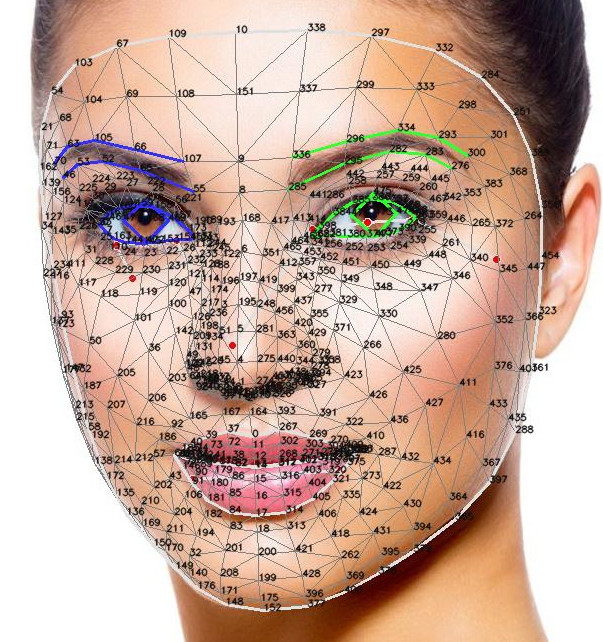
#> input picture CODE/FaceClustering/Landmarks_as_embeddings/doc_images/mediapipe_landmarks.jpg, 603 x 642 px, found by its file name
$ jupyter execute '01 - Iris_simple_example.ipynb'   (older library calls are emulated)
#> lines starting #> are read from the running program, lines starting #| are printed output that depends on the picture; after the words box and inside, x2 and y2 are one past the last pixel; in counts of white or black regions, pixels touching at a corner belong together; long printed decimals are rounded
[cell 1]
import cv2
import matplotlib.pyplot as plt
from google.colab import files
from IPython.display import display
from google.colab.patches import cv2_imshow
import numpy as np
import matplotlib.pyplot as plt
from scipy.ndimage import map_coordinates
from scipy.signal import convolve2d

[cell 2]
print("Incarcati o imagine de test")
uploaded_test_image = files.upload()  # Allows user to upload a file
#> the answer given: mediapipe_landmarks.jpg
# Get the first uploaded file
uploaded_test_image_path = list(uploaded_test_image.keys())[0]

[cell 3]
img = cv2.imread(uploaded_test_image_path, cv2.IMREAD_GRAYSCALE)
#> img: shape (642, 603); min 0, max 255, mean 179.1
cv2_imshow(img)
print("Original eye image")

[cell 4]
blurred = cv2.GaussianBlur(img, (7, 7), 0)
cv2_imshow(blurred)

## Aplicam detectia muchiilor

Folosim metoda Canny care ofera o imagine cu mai putin zgomot

În metoda de detecție a marginilor Canny, procesul de detectare se bazează pe calculul gradientului imaginii, care reflectă schimbările de intensitate la nivelul pixelilor. Gradientul măsoară viteza cu care se schimbă luminozitatea unui pixel față de cei din jurul său, iar marginile sunt acele zone unde schimbările de intensitate sunt mari. Algoritmul Canny folosește două praguri pentru a diferenția marginile clare de cele mai puțin evidente.

Primul parametru, pragul inferior, se referă la valoarea minimă a gradientului care este considerată o margine posibilă. Pixeii care au valori ale gradientului mai mici decât acest prag sunt respinși și nu sunt considerați margini, indiferent de conexiunile lor cu alți pixeli. Al doilea parametru, pragul superior, stabilește valoarea maximă a gradientului pentru care un pixel este considerat o margine certă. Pixeii cu valori mai mari decât acest prag sunt direct considerați margini clare. Cei cu valori între cele două praguri vor fi considerați margini doar dacă sunt conectați la pixeii care au valori mai mari decât pragul superior. Acest sistem permite algoritmului să fie mai precis, diferențiind marginile puternice de cele mai subtile.

[cell 5]
edges = cv2.Canny(blurred, 50, 200)
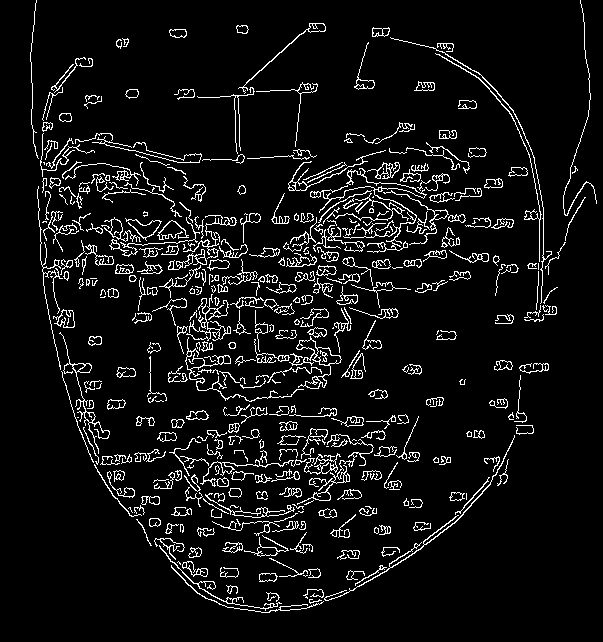
#> edges: shape (642, 603); 7% white in thin lines or dots, all inside (x1, y1, x2, y2) = (30, 0, 597, 613)
cv2_imshow(edges)

[cell 6]
sobel_x = cv2.Sobel(blurred, cv2.CV_64F, 1, 0, ksize=3)
sobel_y = cv2.Sobel(blurred, cv2.CV_64F, 0, 1, ksize=3)
sobel_edges = cv2.magnitude(sobel_x, sobel_y)
sobel_edges = cv2.convertScaleAbs(sobel_edges)
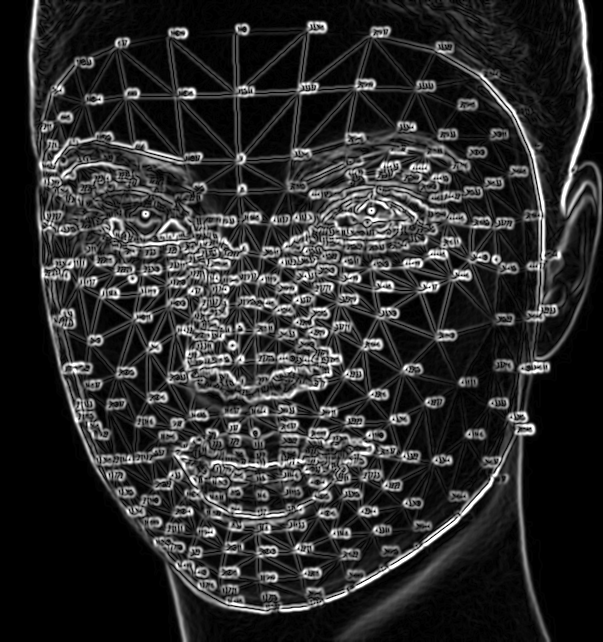
#> sobel_edges: shape (642, 603); min 0, max 255, mean 44.6
cv2_imshow(sobel_edges)

**blurred**: Imaginea de intrare care a fost aplicată unui filtru de estompare (de obicei, folosind cv2.GaussianBlur), pentru a reduce zgomotul și a îmbunătăți performanța detectării cercurilor.

**cv2.HOUGH_GRADIENT**: Aceasta este metoda de detecție folosită pentru a aplica transformata Hough la imagine. cv2.HOUGH_GRADIENT este algoritmul clasic bazat pe gradient care este utilizat pentru detectarea cercurilor. Aceasta este metoda cea mai des folosită și oferă rezultate bune pentru imagini cu zgomot redus.

**dp=1.5**: Parametrul dp reprezintă raportul de rezoluție. Acesta este un factor de scalare a imaginii pentru a aplica transformata Hough. Cu cât valoarea este mai mare, cu atât imaginea va fi mai mică la transformarea Hough. Dacă valoarea este setată la 1.5, aceasta înseamnă că dimensiunea imaginii va fi redusă de 1.5 ori în timpul procesării.

**minDist=blurred.shape[0] / 8**: minDist reprezintă distanța minimă permisă între centrele cercurilor detectate. Acest parametru ajută la evitarea detectării a cercurilor foarte apropiate între ele. Valoarea este setată la 1/8 din înălțimea imaginii (blurred.shape[0]), ceea ce asigură o distanță corespunzătoare între cercuri pentru a preveni detectarea de cercuri foarte apropiate.

**param1=100:** param1 este pragul superior folosit de detecția de margini pentru a detecta cercuri (în cazul în care folosim metoda Hough Gradient). Acesta este un prag de sensibilitate pentru detecția marginii și poate influența precizia detecției. Valori mai mari vor face ca doar marginile mai puternice să fie luate în considerare.

**param2=30:** param2 reprezintă pragul pentru detectarea centrului cercului. Este folosit pentru a filtra cercurile candidate și pentru a determina dacă un cerc detectat este valid sau nu. Cu cât valoarea este mai mică, cu atât vor fi detectate mai multe cercuri, inclusiv cele care nu sunt chiar cercuri perfecte.

**minRadius=20:** minRadius este raza minimă acceptată pentru cercuri. Acesta definește dimensiunea minimă a cercurilor care vor fi detectate. Dacă cercurile detectate au un diametru mai mic decât acest parametru, vor fi ignorate.

**maxRadius=80:** maxRadius este raza maximă acceptată pentru cercuri. Acesta definește dimensiunea maximă a cercurilor care vor fi detectate. Dacă cercurile detectate au un diametru mai mare decât acest parametru, vor fi ignorate.

[cell 7]
circles = cv2.HoughCircles(
    blurred,
    cv2.HOUGH_GRADIENT,
    dp=1.5,
    minDist=20,
    param1=230,
    param2=40,
    minRadius=20,
    maxRadius=150
)
#> circles = 273 rows, first 8: [228.8, 401.2, 149.1], [228.8, 371.2, 149.1], [354.8, 413.2, 147.5], [278.2, 483.8, 129.4], [203.2, 404.2, 124.4], [186.8, 357.8, 124.4], [332.2, 312.8, 127.7], [372.8, 395.2, 145.9]
print(circles)
#| [[[228.75     401.25     149.15    ]
#|   [228.75     371.25     149.15    ]
#|   [354.75     413.25     147.5     ]
#|   [278.25     483.75     129.35    ]
#|   [203.25     404.25     124.400]
#|   [186.75     357.75     124.400]
#|   [332.25     312.75     127.700]
#|   [372.75     395.25     145.85    ]
#|   [255.75     410.25     106.25    ]
#|   [162.75     347.25     104.600]
#|   [200.25     374.25     124.400]
#|   [396.75     362.25     139.25    ]
#> (further printed lines are left out)

[cell 8]
all_circles = cv2.cvtColor(img, cv2.COLOR_GRAY2BGR)

if circles is not None:
    # Convert to integer
    circles = np.uint16(np.around(circles))
#> circles = 273 rows, first 8: [229, 401, 149], [229, 371, 149], [355, 413, 148], [278, 484, 129], [203, 404, 124], [187, 358, 124], [332, 313, 128], [373, 395, 146]

    # Draw the circles on the image
    for i in circles[0, :]:
        center = (i[0], i[1])  # Circle center
        radius = i[2]  # Circle radius
        # Draw the center of the circle (small dot)
        cv2.circle(all_circles, center, 3, (0, 255, 255), 3)
        # Draw the perimeter of the circle
        cv2.circle(all_circles, center, radius, (0, 255, 255), 2)
#> this loop made 273 passes
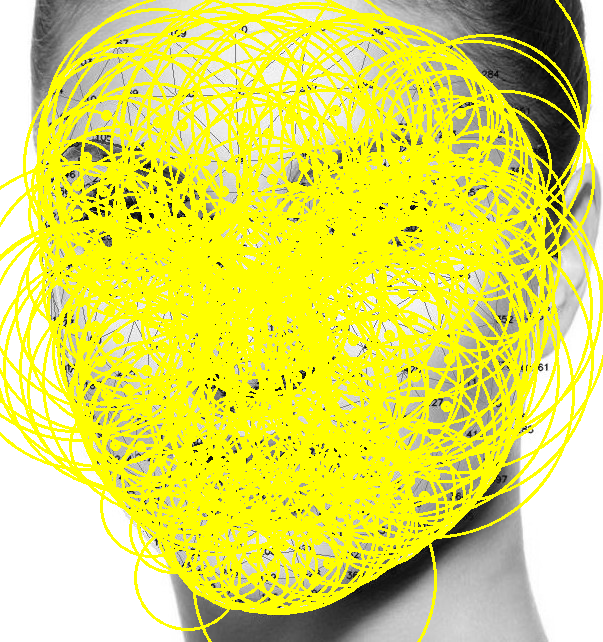
#> all_circles: shape (642, 603, 3); mean B, G, R 89.2, 224.5, 224.5

    # Display the result
    cv2_imshow(all_circles)
    print(f"Total circles detected: {len(circles[0])}")
else:
    print("No circles detected.")

[cell 9]
if circles is not None:
    circles = np.uint16(np.around(circles))
    pupil_x, pupil_y, pupil_r = circles[0][0]
#> pupil_x = 229; pupil_y = 401; pupil_r = 149
    sorted_circles = sorted(circles[0], key=lambda x: x[2])  # Sort by radius size
#> sorted_circles = 273 items, first 6: [302, 356, 24], [346, 188, 25], [209, 571, 25], [328, 461, 27], [305, 452, 27], [515, 244, 28]
    if len(sorted_circles) > 1:
      iris_x, iris_y, iris_r = sorted_circles[1]
#> iris_x = 346; iris_y = 188; iris_r = 25
    else:
      iris_x, iris_y, iris_r = sorted_circles[0]
      iris_r = 2 * iris_r  # Double the radius of the iris

else:
    raise Exception("No iris/pupil circle detected.")

[cell 10]
circled = img.copy()
cv2.circle(circled, (pupil_x, pupil_y), pupil_r, 255, 2)
cv2.circle(circled, (iris_x, iris_y), iris_r, 255, 2)
cv2_imshow(circled)
print("✅ Segmented iris & pupil")

[cell 11]
# [11 lines of commented-out code are left out]

[cell 12]
size=(64, 512)
theta = np.linspace(0, 2 * np.pi, size[1])
radius = np.linspace(int(pupil_r), iris_r, size[0])

    # Create polar grid
x = pupil_x + radius[:, None] * np.cos(theta)
y = pupil_y + radius[:, None] * np.sin(theta)

coords = np.array([y.flatten(), x.flatten()])
polar = map_coordinates(img, coords, order=1, mode='reflect').reshape(size)
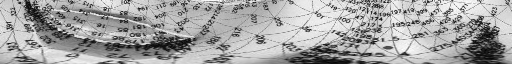
#> polar: shape (64, 512); min 1, max 255, mean 163.5
norm_iris = polar.astype(np.uint8)
norm_iris_upscaled = cv2.resize(norm_iris, None, fx=2.0, fy=2.0, interpolation=cv2.INTER_NEAREST)
cv2_imshow(norm_iris_upscaled)

[cell 13]
def gabor_filter(kernel_size=31, sigma=4.0, theta=0, lambd=10.0, gamma=0.5, psi=0):
    """Return a 2D Gabor filter kernel."""
#> called with kernel_size = 31, sigma = 4, theta = 0, lambd = 10, gamma = 0.5, psi = 0
    return cv2.getGaborKernel((kernel_size, kernel_size), sigma, theta, lambd, gamma, psi, ktype=cv2.CV_64F)

[cell 14]
gabor = gabor_filter()
features = convolve2d(norm_iris, gabor, mode='same')
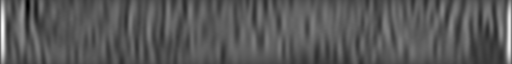
#> features: shape (64, 512) float64; min -2382.2, max 8022.5, mean 1262.9; drawn with min black and max white

# Normalize for display
features_norm = cv2.normalize(features, None, 0, 255, cv2.NORM_MINMAX).astype(np.uint8)
features_upscaled = cv2.resize(features_norm, None, fx=2.0, fy=2.0, interpolation=cv2.INTER_NEAREST)

cv2_imshow(features_upscaled)
print("Gabor filter response")

[cell 15]
# -- Step 5: Create iris code --
threshold =250
iris_code = (features > threshold).astype(np.uint8) * 255
#> iris_code: shape (64, 512); 92.4% white; 56 black regions (25 under 20 px), largest, box (x1, y1, x2, y2) and area: (471, 0, 498, 64) 593, (25, 0, 30, 37) 146, (34, 0, 43, 29) 130
iris_code_upscaled = cv2.resize(iris_code, None, fx=2.0, fy=2.0, interpolation=cv2.INTER_NEAREST)
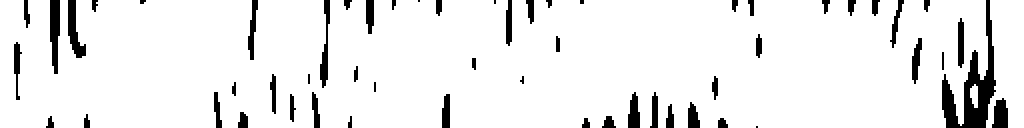
#> iris_code_upscaled: shape (128, 1024); 92.4% white; 56 black regions (4 under 20 px), largest, box (x1, y1, x2, y2) and area: (942, 0, 996, 128) 2372, (50, 0, 60, 74) 584, (68, 0, 86, 58) 520
cv2_imshow(iris_code_upscaled)
print("Binary iris code generated")

[cell 16]
def gabor_kernel(ksize=31, sigma=4.0, theta=0, lambd=10.0, gamma=0.5, psi=0):
    """Returns a complex Gabor kernel (real + imaginary)."""
    y, x = np.meshgrid(
        np.linspace(-1, 1, ksize),
        np.linspace(-1, 1, ksize)
    )
    rotx = x * np.cos(theta) + y * np.sin(theta)
    roty = -x * np.sin(theta) + y * np.cos(theta)
    envelope = np.exp(-(rotx**2 + gamma**2 * roty**2) / (2 * sigma**2))
    carrier = np.exp(1j * (2 * np.pi * rotx / lambd + psi))
    return envelope * carrier

# Assume norm_iris (your normalized polar image) is already defined
gabor = gabor_kernel(ksize=15, sigma=2.5, lambd=8.0, theta=0)

# Convolve with Gabor kernel (complex convolution)
real_response = convolve2d(norm_iris, np.real(gabor), mode='same')
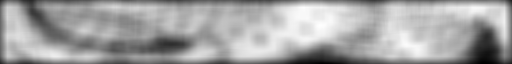
#> real_response: shape (64, 512) float64; min 3772.2, max 43838.9, mean 29530.5; drawn with min black and max white
imag_response = convolve2d(norm_iris, np.imag(gabor), mode='same')
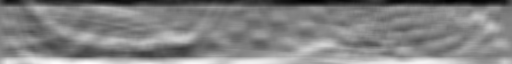
#> imag_response: shape (64, 512) float64; min -9692.6, max 9371.8, mean 116.9; drawn with min black and max white

# Compute phase
phase = np.arctan2(imag_response, real_response)
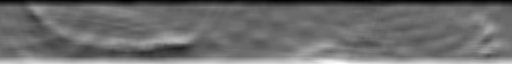
#> phase: shape (64, 512) float64; min -0.423, max 0.585, mean 0.00982; drawn with min black and max white

# Quantize into 2-bit values (0–3)
# Phase goes from -π to π, we shift to 0–2π and divide
quantized = ((phase + np.pi) / (np.pi / 2)).astype(np.uint8) % 4  # values: 0, 1, 2, 3
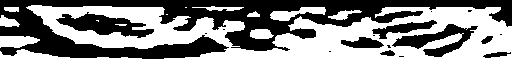
#> quantized: shape (64, 512); values 1 (black) and 2 (white), 53.7% white; 17 black regions (9 under 20 px), largest, box (x1, y1, x2, y2) and area: (0, 0, 512, 59) 11835, (56, 12, 154, 38) 1244, (392, 24, 478, 57) 1067

# Convert to binary string per pixel
iris_code = np.unpackbits(quantized.astype(np.uint8).reshape(-1, 1), axis=1)[:, -2:]  # take last 2 bits
#> iris_code = 32768 pairs, first value 0 to 1, second value 0 to 1
iris_code = iris_code.reshape(norm_iris.shape[0], norm_iris.shape[1], 2)

[cell 17]
import base64

# Step 1: Flatten and convert 2-bit pairs to bytes
# iris_code shape is (H, W, 2)
flat_bits = iris_code.reshape(-1, 2)
#> flat_bits has the same summary as iris_code

# Convert 2 bits per pixel to a single value (0–3)
values_2bit = (flat_bits[:, 0] << 1) | flat_bits[:, 1]

# Pack 4 values (2 bits each) into one byte → 4 pixels per byte
# If not divisible by 4, pad with zeros
if len(values_2bit) % 4 != 0:
    pad_len = 4 - (len(values_2bit) % 4)
    values_2bit = np.pad(values_2bit, (0, pad_len), constant_values=0)

# Now pack
packed_bytes = []
for i in range(0, len(values_2bit), 4):
    byte = (
        (values_2bit[i]   << 6) |
        (values_2bit[i+1] << 4) |
        (values_2bit[i+2] << 2) |
        (values_2bit[i+3])
    )
    packed_bytes.append(byte)
#> this loop made 8192 passes
#> i on passes 2 to 4: 4, 8, 12
#> after the loop, packed_bytes = 8192 values, max 170 at index 648, min 85 at index 0, mean 130.7

packed_bytes = np.array(packed_bytes, dtype=np.uint8)

# Step 2: Encode to Base64
base64_string = base64.b64encode(packed_bytes.tobytes()).decode('ascii')

print("Base64 Iris Code:\n", base64_string)

$ run again, on CODE/FaceClustering/Landmarks_as_embeddings/doc_images/v1_face1.jpg
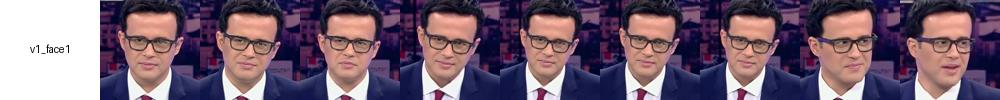
#> input picture CODE/FaceClustering/Landmarks_as_embeddings/doc_images/v1_face1.jpg, 1000 x 100 px, found by its file name
#> edges: shape (100, 1000); 6.3% white in thin lines or dots
#> `circles = cv2.HoughCircles( blurred, cv2.HOUGH_GRADIENT, dp=1.5, minDi..`: circles = [[282.8, 75.75, 61.4], [158.2, 65.25, 28.1], [135.8, 60.75, 33.65], [755.2, 65.25, 26.6], [572.2, 72.75, 56.3], [333.8, 62.25, 32.75], [846.8, 66.75, 27.8]]
#| [[[282.75      75.75      61.4     ]
#|   [158.25      65.25      28.1     ]
#|   [135.75      60.75      33.65    ]
#|   [755.25      65.25      26.6     ]
#|   [572.25      72.75      56.300]
#|   [333.75      62.25      32.75    ]
#> (further printed lines are left out)
#> `circles = np.uint16(np.around(circles))`: circles = [[283, 76, 61], [158, 65, 28], [136, 61, 34], [755, 65, 27], [572, 73, 56], [334, 62, 33], [847, 67, 28]]
#> the loop `for i in circles[0, :]:` made 7 passes
#> after the loop `for i in circles[0, :]:`:
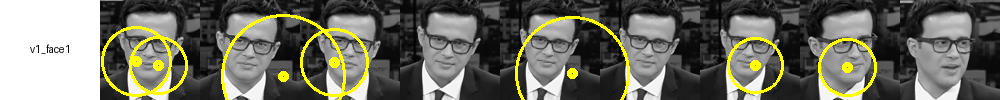
#> all_circles: shape (100, 1000, 3); mean B, G, R 97.1, 109.7, 109.7
#| Total circles detected: 7
#> pupil_x = 283; pupil_y = 76; pupil_r = 61
#> sorted_circles = [[755, 65, 27], [158, 65, 28], [847, 67, 28], [334, 62, 33], [136, 61, 34], [572, 73, 56], [283, 76, 61]]
#> iris_x = 158; iris_y = 65; iris_r = 28
#> iris_code_upscaled: shape (128, 1024); 75.6% white; 36 black regions (4 under 20 px), largest, box (x1, y1, x2, y2) and area: (14, 0, 288, 128) 9948, (738, 0, 864, 128) 7748, (904, 54, 964, 128) 2516
#> `quantized = ((phase + np.pi) / (np.pi / 2)).astype(np.uint8) % 4`:
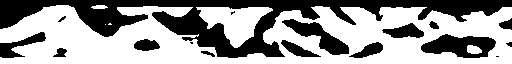
#> quantized: shape (64, 512); values 1 (black) and 2 (white), 59.9% white; 17 black regions (3 under 20 px), largest, box (x1, y1, x2, y2) and area: (0, 0, 512, 58) 9189, (421, 34, 496, 58) 1122, (282, 19, 349, 55) 875
#> `iris_code = np.unpackbits(quantized.astype(np.uint8).reshape(-1, 1), a..`: iris_code = 32768 pairs, first value 0 to 1, second value 0 to 1
#> flat_bits has the same summary as iris_code
#> the loop `for i in range(0, len(values_2bit), 4):` made 8192 passes
#> i on passes 2 to 4: 4, 8, 12
#> after the loop `for i in range(0, len(values_2bit), 4):`: packed_bytes = 8192 values, max 170 at index 654, min 85 at index 0, mean 136
#> (printed output is left out)
